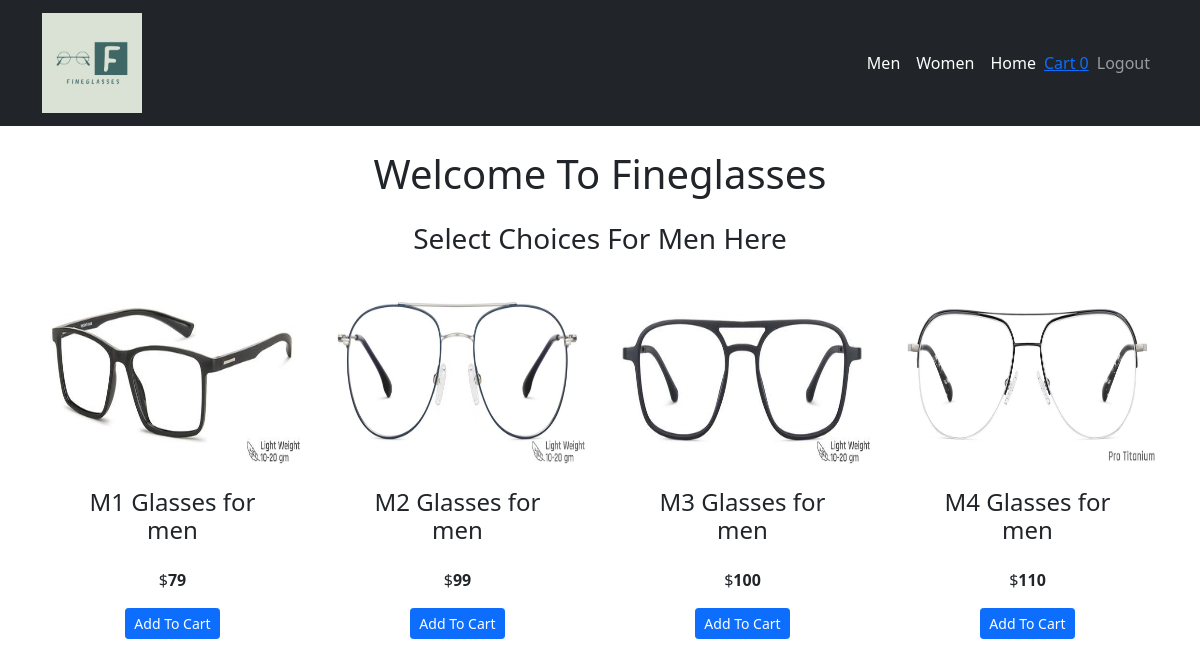
Screenshot of /index1.php with the database file from the repository.
### tables this page shows
CREATE TABLE `products` (
  `id` int(11) NOT NULL,
  `name` varchar(200) NOT NULL,
  `price` double NOT NULL,
  `photo` varchar(150) NOT NULL,
  `category` int(14) NOT NULL
);

### index1.php (the view, shortened to what this page needs)
<?php
require_once ("config.php");
?>
<html>
<head>
    <link href="https://cdn.jsdelivr.net/npm/bootstrap@5.1.1/dist/css/bootstrap.min.css" rel="stylesheet">
    <link rel="stylesheet" href="https://cdn.jsdelivr.net/bxslider/4.2.12/jquery.bxslider.css">
</head>
<body>
<nav class="navbar navbar-expand-lg navbar-dark bg-dark static-top">
    <div class="container">
        <a class="navbar-brand" href="#">
            <img src="Logo.jpg.jpeg" alt="..." height="100">
        </a>
        <div class="collapse navbar-collapse" id="navbarSupportedContent">
            <ul class="navbar-nav ms-auto">
                <li class="nav-item">
                    <a class="nav-link active" aria-current="page" href="index1.php">Men</a>
                </li>
                <li class="nav-item">
                    <a class="nav-link active" aria-current="page" href="women.php">Women</a>
                </li>
                <li class="nav-item">
                    <a class="nav-link active" aria-current="page" href="index1.php">Home</a>
                </li>
                <li class="nav-item" style="padding-top: 8px;"><a href="view_cart.php"><span class="badge"></span> Cart <?php echo count($_SESSION['cart']); ?><span class="glyphicon glyphicon-shopping-cart"></span></a></li>
                <li class="nav-item">  <a  href="logout.php" class="nav-link ">Logout</a></li>
            </ul>
        </div>
        </div>
</nav>
<div class="container">
    <h1 class="mt-4" style="text-align: center">Welcome To Fineglasses</h1>
    <h3 class="mt-4" style="text-align: center">Select Choices For Men Here</h3>
</div>
<div class="container">
        <?php
    $sql = "SELECT * FROM products where category = '1' ";
    $query = $conn->query($sql);
    $inc = 4;
    while($row = $query->fetch_assoc()){
        $inc = ($inc == 4) ? 1 : $inc + 1;
        if($inc == 1) echo "<div class='row text-center'>";
        ?>
        <div class="col-sm-3">
            <div class="panel panel-default">
                <div class="panel-body">
                    <div class="row product_image">
                        <img src="<?php echo $row['photo'] ?>" width="80%" height="auto">
                    </div>&nbsp;
                    <div class="row product_name"><br>
                        <h4><?php echo $row['name']; ?></h4>
                    </div>
                    <div class="row product_footer">
                        <p class="pull-left">$<b><?php echo $row['price']; ?></b></p>
                        <span class="pull-right"><a href="add_cart.php?id=<?php echo $row['id']; ?>" class="btn btn-primary btn-sm"><span class="glyphicon glyphicon-plus"></span> Add To Cart</a></span><br>
                    </div>
                </div>
            </div>
        </div>
        <?php
    }
    ?>
</div>
</body>
</html>

### index1.php (style rules this page uses)
.product_image { height:200px; }
.product_name { height:80px; padding-left:20px; padding-right:20px; }
.product_footer { padding-left:20px; padding-right:20px; }

### rows the page displays
products: photo (picture), name "M1 Glasses for men", price "79"
products: photo (picture), name "M2 Glasses for men", price "99"
products: photo (picture), name "M3 Glasses for men", price "100"
products: photo (picture), name "M4 Glasses for men", price "110"

### other values shown
count($_SESSION['cart']) "0"
